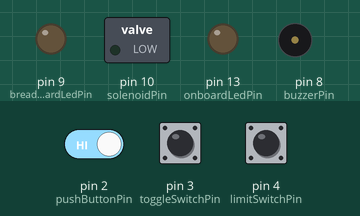
Simulated run of this sketch. Board: Arduino Uno, built with avr-gcc and run on an emulated ATmega328P. Shown: switched loads named in the sketch (green lamp = pin HIGH), output pins drawn as LEDs (lit = HIGH), buzzer (waves = sounding). Dashed ring = blinking. The inputs (shaded band) are chosen by the test bench; at power-on: pin 3 (toggleSwitchPin) HIGH, pin 2 (pushButtonPin) HIGH, pin 4 (limitSwitchPin) LOW.

Above: at 1.2 s.
1.3 s: pin 3 (toggleSwitchPin) pulled LOW for 0.15 s
At 1.37 s:
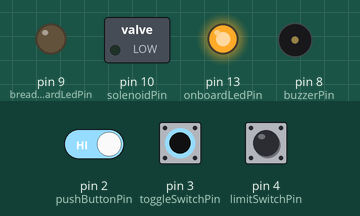
2.9 s: pin 3 (toggleSwitchPin) pulled LOW for 3.2 s
At 6.5 s:
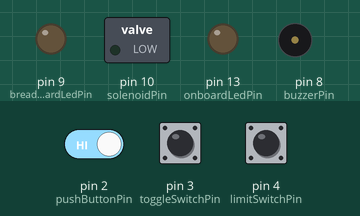
7.6 s: pin 2 (pushButtonPin) driven LOW and pin 3 (toggleSwitchPin) driven LOW
At 7.7 s:
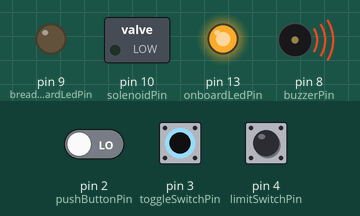
10.6 s: pin 4 (limitSwitchPin) pulled HIGH for 3.2 s
At 11.0 s:
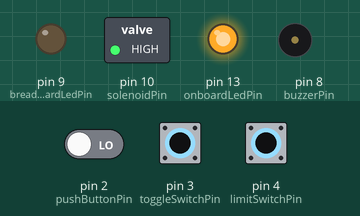
15.3 s: pin 3 (toggleSwitchPin) driven HIGH
At 16.1 s:
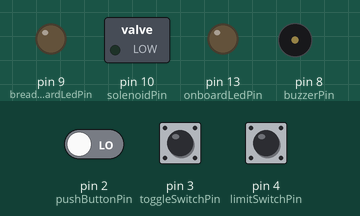
17.0 s: pin 3 (toggleSwitchPin) driven LOW
At 17.1 s:
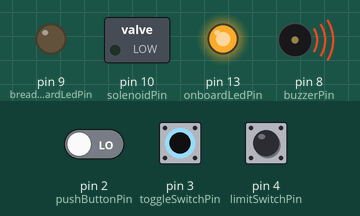
Timing chart, 0 to 21.0 s (numbered marks = the images above; inputs shaded):
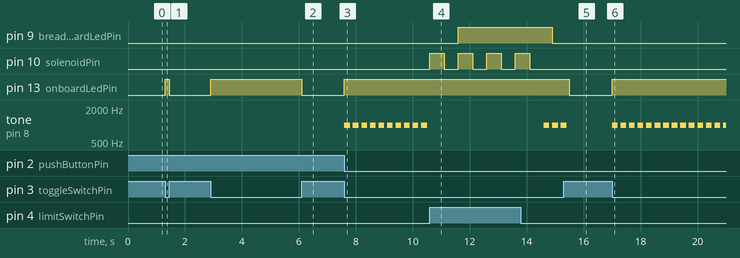

The sketch:

test_1__working_.ino
```cpp
// Pins
const int toggleSwitchPin = 3;  // Toggle switch (Master ON/OFF)
const int limitSwitchPin = 4;   // Limit switch (Safety door sensor)
const int pushButtonPin = 2;    // Pushbutton
const int solenoidPin = 10;     // Solenoid (Cutter)
const int buzzerPin = 8;        // Piezo Buzzer
const int onboardLedPin = 13;   // On-board LED
const int breadboardLedPin = 9; // Additional LED


// Variables
int toggleSwitchState = 0;  // State of the toggle switch
int limitSwitchState = 0;   // State of the limit switch
int lastButtonState = LOW;  // Previous state of the button
bool shouldPerformCycles = false;  // Whether to perform the 10 cycles
int cyclesCompleted = 0;  // Number of cycles completed

void setup() {
  pinMode(toggleSwitchPin, INPUT_PULLUP); // Enable internal pull-up resistor
  pinMode(limitSwitchPin, INPUT); // No pull-up or pull-down
  pinMode(pushButtonPin, INPUT_PULLUP); // Enable internal pull-up resistor
  pinMode(solenoidPin, OUTPUT);
  pinMode(buzzerPin, OUTPUT);
  pinMode(onboardLedPin, OUTPUT);
  pinMode(breadboardLedPin, OUTPUT);
}


void loop() {
  toggleSwitchState = !digitalRead(toggleSwitchPin);
  limitSwitchState = digitalRead(limitSwitchPin);
  int buttonState = !digitalRead(pushButtonPin);

  // Update the onboard LED based on the toggleSwitchState
  digitalWrite(onboardLedPin, toggleSwitchState);
  digitalWrite(breadboardLedPin, shouldPerformCycles);


  if (toggleSwitchState == HIGH) {
    // Master switch is ON

    // Start the cycles with the push button and only if cycles are not already running
    if (buttonState == HIGH && !shouldPerformCycles) {
      shouldPerformCycles = true;
      cyclesCompleted = 0;
    }

    if (shouldPerformCycles && cyclesCompleted < 10) {
      if (limitSwitchState == HIGH) {
        // Safety door is closed, proceed with actuation
        digitalWrite(solenoidPin, HIGH);
        delay(500);

        // De-actuate the cutter
        digitalWrite(solenoidPin, LOW);
        delay(500);

        cyclesCompleted++;
        if (cyclesCompleted >= 10) {
          // Reset after 10 cycles
          shouldPerformCycles = false;
        }
      } else {
        // Safety door is open, stop the cycle
        tone(buzzerPin, 1000, 200);
        delay(300);

        // De-actuate the cutter immediately
        digitalWrite(solenoidPin, LOW);
        shouldPerformCycles = false;
      }
    }
  } else {
    // Master switch is OFF, reset all states
    shouldPerformCycles = false;
    cyclesCompleted = 0;
    digitalWrite(solenoidPin, LOW);
    digitalWrite(buzzerPin, LOW);
  }
}
```

Measured:
- after the input at 1.3 s, pin 13 (onboardLedPin): LOW → HIGH at once, → LOW 0.15 s later
- after the input at 2.9 s, pin 13 (onboardLedPin): LOW → HIGH at once, → LOW 3.2 s later
- after the input at 7.6 s, pin 13 (onboardLedPin): LOW → HIGH at once; tone on pin 8 (buzzerPin): alternates 1000 Hz for 0.20 s and silent for 0.10 s, starting at once
- after the input at 10.6 s, pin 9 (breadboardLedPin): LOW → HIGH after 1.0 s, → LOW 3.3 s later; pin 10 (solenoidPin): alternates HIGH for 0.50 s and LOW for 0.50 s, 8 changes in all, then stays LOW, starting at once
- after the input at 15.3 s, pin 13 (onboardLedPin): HIGH → LOW after 0.20 s; tone on pin 8 (buzzerPin): goes on until 15.4 s, then stays silent
- after the input at 17.0 s, pin 13 (onboardLedPin): LOW → HIGH at once; tone on pin 8 (buzzerPin): alternates 1000 Hz for 0.20 s and silent for 0.10 s, starting at once
